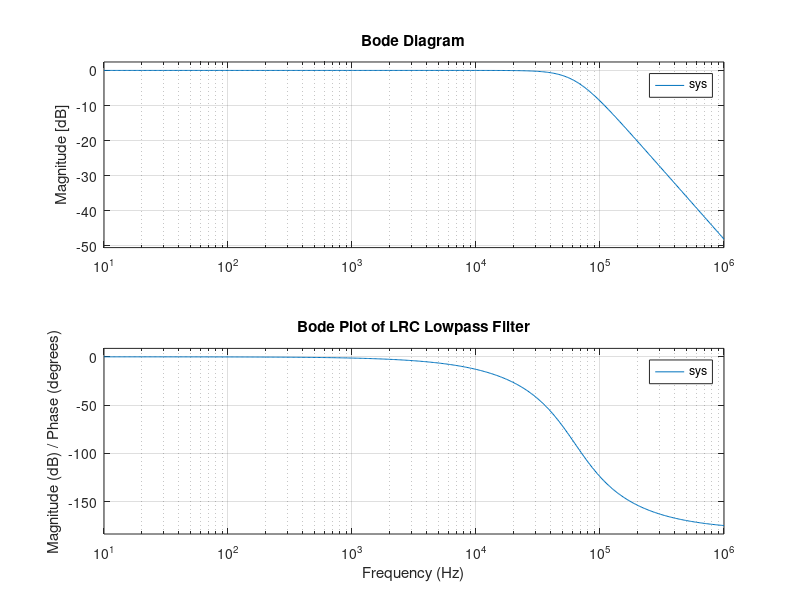

This chart was generated by the following MATLAB code:
% 定义截止频率（Hz）
fc = 10000;
% 转换为角频率（rad/s）
wc = 2*pi*fc;

% 选择合适的电感、电阻和电容值
% 对于二阶低通滤波器，截止频率 wc = 1 / sqrt(L * C)
% 假设品质因数 Q = 0.707（巴特沃斯滤波器），Q = 1 / (R * sqrt(C / L))
L = (22/6)*1E-6;
C = 1/(wc^2 * L);
R = 1/(0.707 * sqrt(C / L));

% 定义传递函数的分子和分母系数
num = 1;
den = [L*C, R*C, 1];

% 创建传递函数对象
sys = tf(num, den);

% 生成频率范围
w = logspace(1, 6, 500); % 从 10 Hz 到 1 MHz

% 绘制伯德图
bode(sys, w);
grid on;
title('Bode Plot of LRC Lowpass Filter');
xlabel('Frequency (Hz)');
ylabel('Magnitude (dB) / Phase (degrees)');
